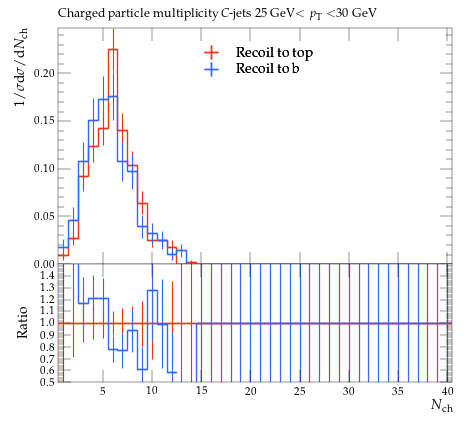

Python code for this plot:
#! /usr/bin/env python

# This Python script was auto-generated using YODA v2.0.2.
# Analysis object: /MC_HFDECAYS/avg_C_jet_ch_mult_25_30
# Timestamp: 31-07-2026 (13:13:52)

import matplotlib as mpl
import matplotlib.pyplot as plt
mpl.use('Agg') # comment out for interactive use
import os
import numpy as np

plotDir = os.path.split(os.path.realpath(__file__))[0]
if 'YODA_USER_PLOT_PATH' in globals():
    plot_outdir = globals()['YODA_USER_PLOT_PATH']
else:
    plot_outdir = plotDir

#plot style
plt.style.use(os.path.join(plotDir, '../default.mplstyle'))
# plot metadata
figW, figH = plt.rcParams['figure.figsize']
ax_xLabel = r'$N_\mathrm{ch}$'
ax_yLabel = r'$1/\sigma \mathrm{d}\sigma/\mathrm{d}N_\mathrm{ch}$'
ax_title  = r'Charged particle multiplicity $C$-jets 25 GeV$<p_\mathrm{T}<$30 GeV'
ax_xScale = 'linear'
ax_yScale = 'linear'
xLims = (0.5, 40.5)
yLims = (0.0, 0.24781042)
xMinorTickMarks = 0

# TeX-friendly labels for the legend
labels = {
    'legend' : ([ r"Recoil to top", r"Recoil to b" ], r""),
}

# Adjust canvas width and height
canvasW = 10.0
canvasH = 9.0
figW *= canvasW/10.
figH *= canvasH/9.

# Create figure and axis objects
fig, (ax, ratio0_ax) = plt.subplots(2, 1, sharex=True,
                  figsize=(figW,figH), gridspec_kw={'height_ratios': (6.0, 3.0)})

# Set figure margins
plt.subplots_adjust(
    left   = 1.0 * plt.rcParams['figure.subplot.left'],
    right  = 1.0 * plt.rcParams['figure.subplot.right'],
    top    = 1.0 * plt.rcParams['figure.subplot.top'],
    bottom = 1.0 * plt.rcParams['figure.subplot.bottom'])

ratio0_ax.yaxis.set_major_locator(mpl.ticker.MultipleLocator(0.1))
ratio0_ax.set_ylim(0.5, 1.4999)
ratio0_ax.set_ylabel('Ratio')
ratio0_ax.xaxis.set_minor_locator(mpl.ticker.NullLocator())

# the numerical data is stored in a separate file
dataf = dict()
prefix = os.path.split(__file__)[0]
if prefix:    prefix = prefix + '/'
exec(open(prefix+'avg_C_jet_ch_mult_25_30__data.py').read(), dataf)


legend_handles = dict() # keep track of handles for the legend

# style options for curves
# starts at zorder>=5 to draw curve on top of legend
styles = {
  'recoil_t': {
    'color' : '#EE3311',
    'linestyle' : '-',
    'linewidth' : 1,
    'marker' : 'none',
    'markersize' : 2,
    'capsize' : 0.0,
    'zorder' : 5,
    'histstyle' : 1,
    'drawstyle' : 'steps-pre',
    'xerrorbars' : 1,
    'yerrorbars' : 1,
    'fillcolor' : None,
    'fillopacity' : 1.0,
    'ratio0_linestyle' : '-',
    'ratio0_linewidth' : 1,
    'ratio0_marker' : 'none',
    'ratio0_markersize' : 2,
    'ratio0_capsize' : 0.0,
    'ratio0_zorder' : 5,
    'ratio0_histstyle' : 1,
    'ratio0_drawstyle' : 'steps-pre',
    'ratio0_xerrorbars' : 1,
    'ratio0_yerrorbars' : 1,
  },
  'recoil_b': {
    'color' : '#3366FF',
    'linestyle' : '-',
    'linewidth' : 1,
    'marker' : 'none',
    'markersize' : 2,
    'capsize' : 0.0,
    'zorder' : 6,
    'histstyle' : 1,
    'drawstyle' : 'steps-pre',
    'xerrorbars' : 1,
    'yerrorbars' : 1,
    'fillcolor' : None,
    'fillopacity' : 1.0,
    'ratio0_linestyle' : '-',
    'ratio0_linewidth' : 1,
    'ratio0_marker' : 'none',
    'ratio0_markersize' : 2,
    'ratio0_capsize' : 0.0,
    'ratio0_zorder' : 6,
    'ratio0_histstyle' : 1,
    'ratio0_drawstyle' : 'steps-pre',
    'ratio0_xerrorbars' : 1,
    'ratio0_yerrorbars' : 1,
  },
}

# curve from input yoda files in main panel
for label, yvals in dataf['yvals'].items():
    if all(np.isnan(v) for v in dataf['yvals'][label]):
        continue
    tmp = None
    if styles[label]['histstyle']: # draw as histogram
        xpos = dataf['xedges'][label] if styles[label]['drawstyle'] else dataf['xpoints'][label]
        ypos = np.insert(yvals, 0, yvals[0]) if styles[label]['drawstyle'] else yvals
        if styles[label]['fillcolor']: # fill area below curve
            ax.fill_between(xpos, ypos, step='pre',
                            color=styles[label]['fillcolor'],
                            alpha=styles[label]['fillopacity'])
        tmp, = ax.plot(xpos, ypos,
                       color=styles[label]['color'],
                       linestyle=styles[label]['linestyle'],
                       linewidth=styles[label]['linewidth'],
                       drawstyle=styles[label]['drawstyle'], solid_joinstyle='miter',
                       zorder=styles[label]['zorder'], label=label)
    tmp = ax.errorbar(dataf['xpoints'][label], yvals,
                      xerr=np.array(dataf['xerrs'][label])*styles[label]['xerrorbars'],
                      yerr=np.array(dataf['yerrs'][label])*styles[label]['yerrorbars'],
                      fmt=styles[label]['marker'], capsize=styles[label]['capsize'],
                      markersize=styles[label]['markersize'],
                      ecolor=styles[label]['color'],
                      color=styles[label]['color'], zorder=styles[label]['zorder'])
    tmp[-1][0].set_linestyle(styles[label]['linestyle'])
    tmp[-1][0].set_linewidth(styles[label]['linewidth'])
    if label in dataf['add_legend_handle']:  legend_handles[label] = tmp
    for varLabel in dataf['variation_yvals'].keys():
        if varLabel.startswith(label):
            tmp, = ax.plot(dataf['xedges'][label], dataf['variation_yvals'][varLabel],
                           color=styles[label]['color'],
                           linestyle=styles[label]['linestyle'],
                           linewidth=styles[label]['linewidth'],
                           drawstyle='steps-pre', solid_joinstyle='miter',
                           zorder=styles[label]['zorder'], alpha=0.5)


# plots on ratio panel
# curve from input yoda files in ratio panel
for label, yvals in dataf['ratio0_yvals'].items():
    if all(np.isnan(v) for v in yvals):
        continue
    if styles[label]['ratio0_histstyle']: # plot as histogram
        xpos = dataf['xedges']['recoil_t'] if styles[label]['ratio0_drawstyle'] else dataf['xpoints']['recoil_t']
        ypos = np.insert(yvals, 0, yvals[0]) if styles[label]['ratio0_drawstyle'] else yvals
        ratio0_ax.plot(xpos, ypos,
                       color=styles[label]['color'],
                       linewidth=styles[label]['linewidth'],
                       linestyle=styles[label]['ratio0_linestyle'],
                       drawstyle=styles[label]['ratio0_drawstyle'], zorder=styles[label]['zorder'],
                       solid_joinstyle='miter')
    tmp = ratio0_ax.errorbar(dataf['xpoints']['recoil_t'], yvals,
                             xerr=np.array(dataf['ref_xerrs'])*styles[label]['ratio0_xerrorbars'],
                             yerr=np.array(dataf['ratio0_yerrs'][label])*styles[label]['ratio0_yerrorbars'],
                             fmt=styles[label]['ratio0_marker'], capsize=styles[label]['ratio0_capsize'],
                             markersize=styles[label]['ratio0_markersize'],
                             ecolor=styles[label]['color'],
                             color=styles[label]['color'])
    tmp[-1][0].set_linestyle(styles[label]['ratio0_linestyle'])
    tmp[-1][0].set_linewidth(styles[label]['ratio0_linewidth'])

    for varlabel in dataf['ratio0_variation_vals'].keys():
        if varlabel.startswith(label):
            ratio0_ax.plot(dataf['xedges']['recoil_t'],
                            dataf['ratio0_variation_vals'][varlabel],
                            color=styles[label]['color'],
                            linestyle=styles[label]['linestyle'],
                            linewidth=styles[label]['linewidth'],
                            drawstyle='steps-pre', solid_joinstyle='miter',
                            zorder=1, alpha=0.5)

legend_items = list(legend_handles.values())
ax.add_artist(ax.legend(legend_items,
                        labels['legend'][0],
                        title=labels['legend'][1],
                        alignment='left',
                        loc='upper center',
                        bbox_to_anchor=(0.5, 0.97)))

# set plot metadata as defined above
ratio0_ax.set_xlabel(ax_xLabel)
ratio0_ax.xaxis.set_label_coords(1., -0.15)
ax.set_ylabel(ax_yLabel, ha='right', va='top')
ax.yaxis.set_label_coords(-0.11, 1.0)
ax.set_title(ax_title, loc='left')
ax.set_xscale(ax_xScale)
ax.set_yscale(ax_yScale)
ax.set_xlim(xLims)
ax.set_ylim(yLims)

# tick formatting
plt.rcParams['xtick.top'] = True
plt.rcParams['ytick.right'] = True
ax.xaxis.set_minor_locator(mpl.ticker.NullLocator())
fig.align_ylabels((ax, ratio0_ax))
plt.savefig(os.path.join(plot_outdir, 'avg_C_jet_ch_mult_25_30.pdf'), format='PDF')
plt.savefig(os.path.join(plot_outdir, 'avg_C_jet_ch_mult_25_30.png'), format='PNG')

plt.close(fig)
